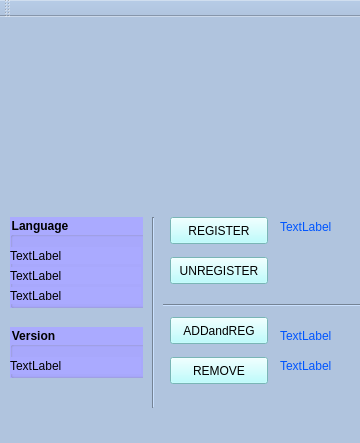
<?xml version="1.0" encoding="UTF-8"?>
<ui version="4.0">
 <class>MainWindow</class>
 <widget class="QMainWindow" name="MainWindow">
  <property name="geometry">
   <rect>
    <x>0</x>
    <y>0</y>
    <width>360</width>
    <height>443</height>
   </rect>
  </property>
  <property name="minimumSize">
   <size>
    <width>360</width>
    <height>443</height>
   </size>
  </property>
  <property name="maximumSize">
   <size>
    <width>360</width>
    <height>443</height>
   </size>
  </property>
  <property name="windowTitle">
   <string>Bicycle shop</string>
  </property>
  <property name="windowIcon">
   <iconset>
    <normaloff>:/new/image/POIPOCContentAccessModule.png</normaloff>:/new/image/POIPOCContentAccessModule.png</iconset>
  </property>
  <property name="styleSheet">
   <string notr="true">background-color: rgb(176, 196, 222);</string>
  </property>
  <widget class="QWidget" name="centralWidget">
   <widget class="QLabel" name="camID">
    <property name="geometry">
     <rect>
      <x>280</x>
      <y>200</y>
      <width>71</width>
      <height>20</height>
     </rect>
    </property>
    <property name="font">
     <font>
      <pointsize>9</pointsize>
     </font>
    </property>
    <property name="styleSheet">
     <string notr="true">color: rgb(0, 85, 255);</string>
    </property>
    <property name="text">
     <string>TextLabel</string>
    </property>
   </widget>
   <widget class="QLabel" name="poiCategoryName">
    <property name="geometry">
     <rect>
      <x>280</x>
      <y>310</y>
      <width>101</width>
      <height>17</height>
     </rect>
    </property>
    <property name="font">
     <font>
      <pointsize>9</pointsize>
     </font>
    </property>
    <property name="styleSheet">
     <string notr="true">color: rgb(0, 85, 255);</string>
    </property>
    <property name="text">
     <string>TextLabel</string>
    </property>
   </widget>
   <widget class="QLabel" name="poiCategoryID">
    <property name="geometry">
     <rect>
      <x>280</x>
      <y>340</y>
      <width>101</width>
      <height>17</height>
     </rect>
    </property>
    <property name="font">
     <font>
      <pointsize>9</pointsize>
     </font>
    </property>
    <property name="styleSheet">
     <string notr="true">color: rgb(0, 85, 255);</string>
    </property>
    <property name="text">
     <string>TextLabel</string>
    </property>
   </widget>
   <widget class="QGroupBox" name="groupBox_2">
    <property name="geometry">
     <rect>
      <x>10</x>
      <y>310</y>
      <width>141</width>
      <height>51</height>
     </rect>
    </property>
    <property name="font">
     <font>
      <weight>75</weight>
      <bold>true</bold>
     </font>
    </property>
    <property name="styleSheet">
     <string notr="true">background-color: rgb(170, 170, 255);</string>
    </property>
    <property name="title">
     <string>Version</string>
    </property>
    <widget class="QLabel" name="VersionCAM">
     <property name="geometry">
      <rect>
       <x>0</x>
       <y>30</y>
       <width>131</width>
       <height>17</height>
      </rect>
     </property>
     <property name="font">
      <font>
       <pointsize>9</pointsize>
      </font>
     </property>
     <property name="text">
      <string>TextLabel</string>
     </property>
    </widget>
   </widget>
   <widget class="QWidget" name="background" native="true">
    <property name="geometry">
     <rect>
      <x>0</x>
      <y>0</y>
      <width>401</width>
      <height>181</height>
     </rect>
    </property>
    <property name="autoFillBackground">
     <bool>false</bool>
    </property>
    <property name="styleSheet">
     <string notr="true">image: url(:/new/image/magasin.jpg);</string>
    </property>
   </widget>
   <widget class="QPushButton" name="addCAMCategory">
    <property name="geometry">
     <rect>
      <x>170</x>
      <y>300</y>
      <width>98</width>
      <height>27</height>
     </rect>
    </property>
    <property name="autoFillBackground">
     <bool>false</bool>
    </property>
    <property name="styleSheet">
     <string notr="true">background-color: rgb(170, 255, 255);</string>
    </property>
    <property name="text">
     <string>ADDandREG</string>
    </property>
   </widget>
   <widget class="QPushButton" name="removeCAMCategory">
    <property name="geometry">
     <rect>
      <x>170</x>
      <y>340</y>
      <width>98</width>
      <height>27</height>
     </rect>
    </property>
    <property name="styleSheet">
     <string notr="true">background-color: rgb(170, 255, 255);</string>
    </property>
    <property name="text">
     <string>REMOVE</string>
    </property>
   </widget>
   <widget class="QPushButton" name="unregisterCAM">
    <property name="geometry">
     <rect>
      <x>170</x>
      <y>240</y>
      <width>98</width>
      <height>27</height>
     </rect>
    </property>
    <property name="styleSheet">
     <string notr="true">background-color: rgb(170, 255, 255);</string>
    </property>
    <property name="text">
     <string>UNREGISTER</string>
    </property>
   </widget>
   <widget class="QPushButton" name="registerCAM">
    <property name="geometry">
     <rect>
      <x>170</x>
      <y>200</y>
      <width>98</width>
      <height>27</height>
     </rect>
    </property>
    <property name="styleSheet">
     <string notr="true">background-color: rgb(170, 255, 255);</string>
    </property>
    <property name="locale">
     <locale language="English" country="UnitedStates"/>
    </property>
    <property name="text">
     <string>REGISTER</string>
    </property>
   </widget>
   <widget class="QGroupBox" name="groupBox">
    <property name="geometry">
     <rect>
      <x>10</x>
      <y>200</y>
      <width>141</width>
      <height>91</height>
     </rect>
    </property>
    <property name="font">
     <font>
      <weight>75</weight>
      <bold>true</bold>
     </font>
    </property>
    <property name="styleSheet">
     <string notr="true">background-color: rgb(170, 170, 255);</string>
    </property>
    <property name="title">
     <string>Language</string>
    </property>
    <widget class="QLabel" name="languageCode">
     <property name="geometry">
      <rect>
       <x>0</x>
       <y>30</y>
       <width>131</width>
       <height>17</height>
      </rect>
     </property>
     <property name="font">
      <font>
       <pointsize>9</pointsize>
      </font>
     </property>
     <property name="text">
      <string>TextLabel</string>
     </property>
    </widget>
    <widget class="QLabel" name="countryCode">
     <property name="geometry">
      <rect>
       <x>0</x>
       <y>50</y>
       <width>131</width>
       <height>17</height>
      </rect>
     </property>
     <property name="font">
      <font>
       <pointsize>9</pointsize>
      </font>
     </property>
     <property name="text">
      <string>TextLabel</string>
     </property>
    </widget>
    <widget class="QLabel" name="scriptCode">
     <property name="geometry">
      <rect>
       <x>0</x>
       <y>70</y>
       <width>131</width>
       <height>17</height>
      </rect>
     </property>
     <property name="font">
      <font>
       <pointsize>9</pointsize>
      </font>
     </property>
     <property name="text">
      <string>TextLabel</string>
     </property>
    </widget>
   </widget>
   <widget class="Line" name="line">
    <property name="geometry">
     <rect>
      <x>150</x>
      <y>280</y>
      <width>241</width>
      <height>16</height>
     </rect>
    </property>
    <property name="orientation">
     <enum>Qt::Horizontal</enum>
    </property>
   </widget>
   <widget class="Line" name="line_2">
    <property name="geometry">
     <rect>
      <x>143</x>
      <y>200</y>
      <width>20</width>
      <height>191</height>
     </rect>
    </property>
    <property name="orientation">
     <enum>Qt::Vertical</enum>
    </property>
   </widget>
   <zorder>background</zorder>
   <zorder>camID</zorder>
   <zorder>poiCategoryName</zorder>
   <zorder>poiCategoryID</zorder>
   <zorder>groupBox_2</zorder>
   <zorder>addCAMCategory</zorder>
   <zorder>removeCAMCategory</zorder>
   <zorder>unregisterCAM</zorder>
   <zorder>registerCAM</zorder>
   <zorder>groupBox</zorder>
   <zorder>line</zorder>
   <zorder>line_2</zorder>
  </widget>
  <widget class="QMenuBar" name="menuBar">
   <property name="geometry">
    <rect>
     <x>0</x>
     <y>0</y>
     <width>360</width>
     <height>27</height>
    </rect>
   </property>
  </widget>
  <widget class="QToolBar" name="mainToolBar">
   <attribute name="toolBarArea">
    <enum>TopToolBarArea</enum>
   </attribute>
   <attribute name="toolBarBreak">
    <bool>false</bool>
   </attribute>
  </widget>
  <widget class="QStatusBar" name="statusBar"/>
 </widget>
 <layoutdefault spacing="6" margin="11"/>
 <resources>
  <include location="../poi-common/poi-resource.qrc"/>
 </resources>
 <connections/>
</ui>
